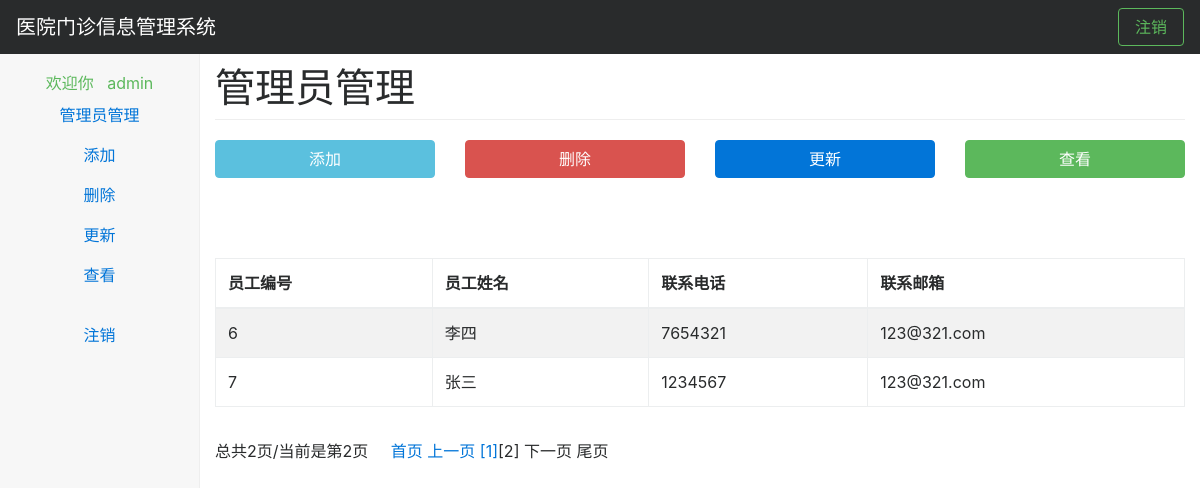
The app's page /admin/listAdmin.php?page=2 (signed in) with its own data.
### tables this page shows
CREATE TABLE IF NOT EXISTS `employee` (
  `e_id` int(10) unsigned NOT NULL,
  `e_name` varchar(8) NOT NULL,
  `e_title` varchar(255) DEFAULT NULL,
  `e_sex` char(1) NOT NULL,
  `e_birthday` datetime DEFAULT NULL,
  `e_tel` varchar(11) DEFAULT NULL,
  `e_email` varchar(255) DEFAULT NULL,
  `e_note` text
);

### lib/mysql.func.php (called while the page is built, shortened)
<?php
	function fetchAll($conn, $sql){
		$result = $conn->query($sql);
		if ($result->num_rows > 0) {
			while ($row = $result->fetch_assoc()) {
				$rows[] = $row;
			}
			return $rows;
		} else {
			return 0;
		}
	}
	function getResultNum($conn, $sql)
	{
		$result = $conn->query($sql);
		return $result->num_rows;
	}

### admin/listAdmin.php (the view, shortened to what this page needs)
<?php
	require_once 'header-sider.php';
 ?>
<main class="col-sm-9 offset-sm-3 col-md-10 offset-md-2 pt-3">
	<h1>管理员管理</h1>
	<section class="row text-center placeholders">
	 <div class="col-6 col-sm-3 placeholder">
	   <a href="addAdmin.php" class="btn btn-info btn-block" role="button">
	   	添加
	   </a>
	 </div>
	 <div class="col-6 col-sm-3 placeholder">
	   <a href="deleteAdmin.php" class="btn btn-danger btn-block" role="button">
	   	删除
	   </a>
	 </div>
	 <div class="col-6 col-sm-3 placeholder">
	   <a href="updateAdmin.php" class="btn btn-primary btn-block" role="button">
	   	更新
	   </a>
	 </div>
	 <div class="col-6 col-sm-3 placeholder">
	   <a href="listAdmin.php" class="btn btn-success btn-block" role="button">
	   	查看
	   </a>
	 </div>
	</section>
</main>
<main class="col-sm-9 offset-sm-3 col-md-10 offset-md-2 pt-3">
<main class="col-sm-9 offset-sm-3 col-md-10 offset-md-2 pt-3">
</main>
	<table width="100%" class="table table-striped table-bordered table-hover" id="dataTables-example">
	  <thead>
	    <tr>
	      <th>员工编号</th>
	      <th>员工姓名</th>
	      <th>联系电话</th>
	      <th>联系邮箱</th>
	    </tr>
	  </thead>
	  <tbody>
	    <?php
	    	$page = ($_GET['page']==null)?1:$_GET['page'];
	    	$numOfRow = 5;
	    	$sql = "select*from employee where e_id in (select a_e_id from admin)";
	    	$row = fetchAll($conn, $sql);
	    	$nums = getResultNum($conn, $sql);
	    	$totalPage = ceil($nums / 5);
	    	$startPage = ($page - 1) * $numOfRow;
	    	$sql = "select*from employee where e_id in (select a_e_id from admin) limit $startPage, $numOfRow";
	    	$row = fetchAll($conn, $sql);
	    	foreach ($row as $key => $value) {
	    		echo "<tr>";
	    		echo "<td>" . $value['e_id'] . "</td>";
	    		echo "<td>" . $value['e_name'] . "</td>";
	    		echo "<td>" . $value['e_tel'] . "</td>";
	    		echo "<td>" . $value['e_email'] . "</td>";
	    		echo "</tr>";
	    	}
	     ?>
	  </tbody>
	</table>
</main>
<main class="col-sm-9 offset-sm-3 col-md-10 offset-md-2 pt-3">
	<?php
		$str = showPage($page,$totalPage);
		echo $str;
	 ?>
</main>

### admin/styles/dashboard.css (style rules this page uses)
body { padding-top: 50px; }
h1 { margin-bottom: 20px; padding-bottom: 9px; border-bottom: 1px solid #eee; }
.placeholders { padding-bottom: 3rem; }

### records on screen
employee: e_id "6", e_name "李四", e_tel "7654321", e_email "123@321.com"
employee: e_id "7", e_name "张三", e_tel "1234567", e_email "123@321.com"

### other values on screen
$_SESSION['adminName'] "admin"
$str "总共2页/当前是第2页"
